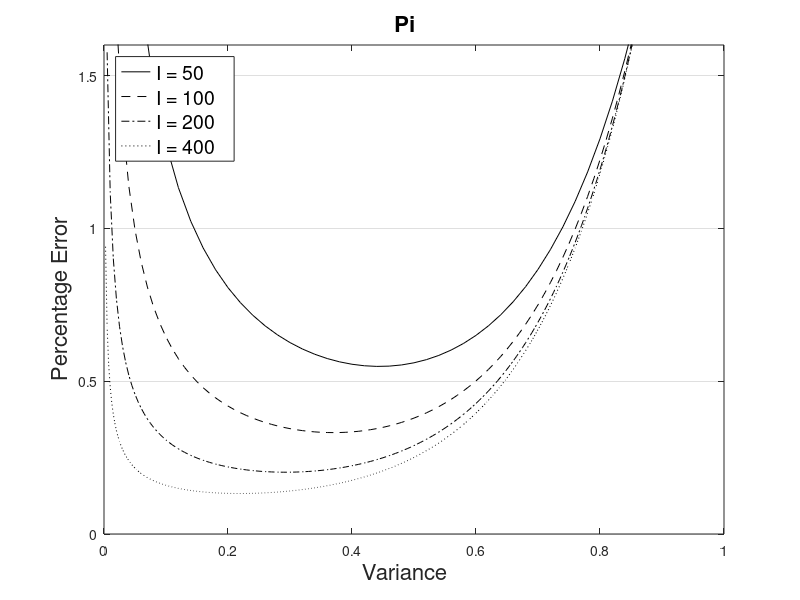
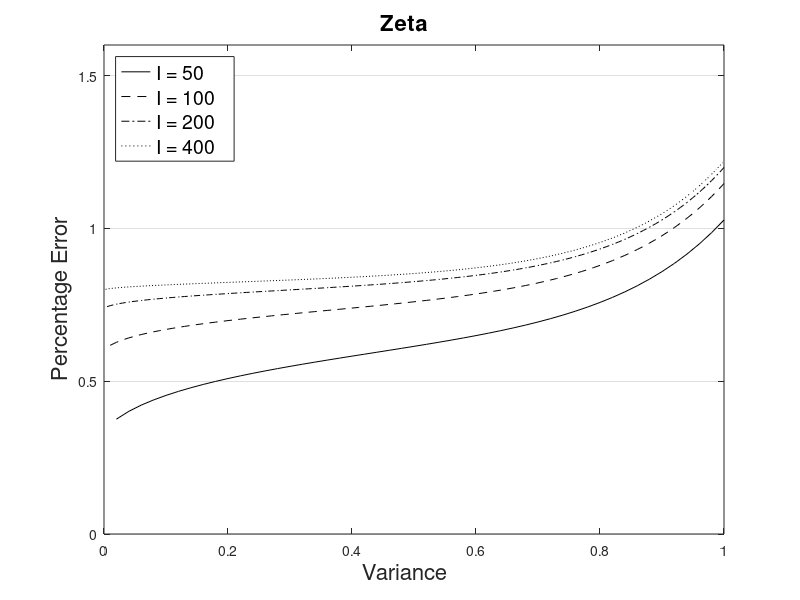
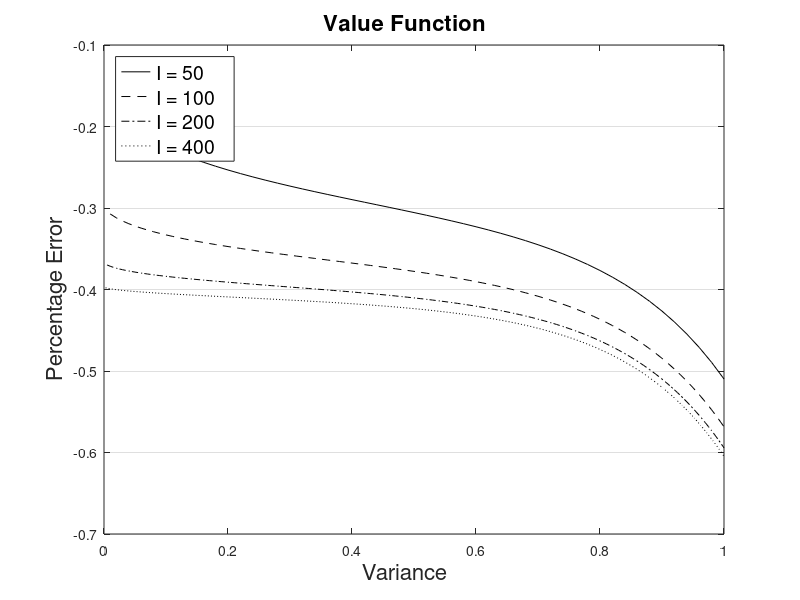

Here is the MATLAB script that generated these plots, in order:
clc
clear



beta = 0.02;
r    = 0.05;
g    = 0.5;
lambda = 0.3;
kappa = 3;
thelr = 0.3^2;
eta   = 1;


 T    = 1;
 N    = T*10;

dt   = T/N;
epsilon = 0.0001;
K = 1.5;
maxrun = 30; %30;


%%

khat = kappa-((g-1)/g)*eta*lambda;
qcond = khat^2 + ((g-1)/g^2)*lambda^2*eta^2;
if qcond < 0
   disp('Quadratic constraint not satisfied')
   return
end
nu   = sqrt(qcond);

% A1 function
A1FACT = (lambda^2/g);
A1 = @(tau) A1FACT*(exp(nu*tau)-1)./((khat+nu)*(exp(nu*tau)-1)+2*nu);

% A0 function
A0FACT = kappa*thelr*g/((g-1)*eta^2);
A0 = @(tau) r*tau - A0FACT*((nu+khat)*tau + 2*log(abs( 2*nu./((khat+nu)*(exp(nu*tau)-1)+2*nu) )));

% gtilde function
gtilde = @(v,t,s) exp(-beta*(s-t)/g-((g-1)/g)*( A0(s-t)+v.*A1(s-t) )); 

% zeta function
zeta = @(v,t) ( integral( @(s) exp(-beta*(s-t)/g-((g-1)/g)*( A0(s-t)+v*A1(s-t) )),t,T ) + ...
                 gtilde(v,t,T))^(-1);
             
%pi function
pifun = @(v,t) lambda/g + ((g-1)/g)*eta*zeta(v,t)...
    *( integral( @(s) A1(s-t).*exp(-beta*(s-t)/g-((g-1)/g)*( A0(s-t)+v*A1(s-t) )),t,T ) + ...
                 A1(T-t).*gtilde(v,t,T));
             



             


% figure()
% tau = 0:0.01:1;
% subplot(2,1,1)
% plot(tau,A1(tau),'k')
% subplot(2,1,2)
% plot(tau,A0(tau),'k')
% subplot(3,1,3)
% plot(t,gtilde(sqrt(0.3),t))

%%

Isize = [50;100;200;400];

%Isize = [50;400];

%Isize = 100;


for q = 1:1:length(Isize)

    I    = Isize(q);

    xmax = 1;
    h    = xmax/I;
   
    % Q function
    Qvol = @(x) h^2*(beta -(1-g)*(r+K*lambda*x-K) + 0.5*(1-g)*g*K^2*x + (1/dt) + ...
                (1/h)*abs(kappa*(thelr-x)-K*eta*x*(1-g)) + (1/h^2)*eta^2*x );
    
    Qvol2 = @(x,p,c) h^2*(beta -(1-g)*(r+p*lambda*x-c) + 0.5*(1-g)*g*p^2*x + (1/dt) + ...
                (1/h)*abs(kappa*(thelr-x)-p*eta*x*(1-g)) + (1/h^2)*eta^2*x );        
   

    con       = zeros(I+1,N+1);
    theta     = zeros(I+1,N+1);
    V         = zeros(I+1,N+1);
    contrue   = zeros(I+1,N+1);
    thetatrue = zeros(I+1,N+1);
    Vtrue     = zeros(I+1,N+1);
    iteration = zeros(N,1);
    betatilde = zeros(N,1);

    M         = zeros(I+1,I+1);
    d         = zeros(I+1,1);
    a         = zeros(I+1,1);

    for n = 1:1:N+1
        for i = 1:1:I+1
            
            t = (n-1)*dt;
            v = (i-1)*h;

             contrue(i,n) = zeta(v,t);
             thetatrue(i,n) = pifun(v,t);
             Vtrue(i,n) = (1/contrue(i,n))^g;

        end
    end

    %Terminal
    for i = 1:1:I+1
       V(i,N+1) = 1; 
    end
    for i = 2:1:I+1
       con(i,N+1) = (V(i,N+1))^(-1/g);
       theta(i,N+1) = lambda/g - (eta/g)*(1/V(i,N+1))*(V(i,N+1)-V(i-1,N+1))/h;
    end
    % extrapolate the end controls
    con(1,N+1) = (V(1,N+1))^(-1/g);
    theta(1,N+1) = theta(2,N+1);
    P = zeros(I+1,1);
    
    
    %%%%%%%%%%%%%%%%%%%%%%%%%%%%%%%%%%%%%%%%%%%%%%%%%%%%%%%%%%%%%%%%%%%%%%%
    % Do iterations backwards in time
    
    
    
    for n=N:-1:1

        con(:,n) = con(:,n+1); %con(:,n+1);
        theta(:,n) = theta(:,n+1); %theta(:,n+1);


        dist = 1;
        k = 0;
        while dist > epsilon && (k<maxrun)
            if k == maxrun-1
               dist 
            end

            k = k+1;

            for i = 1:1:I+1
                
                v = (i-1)*h;
                pi = theta(i,n);
                xi = con(i,n);
                
                betatilde(i) = beta - (1-g)*(r+pi*lambda*v - xi) + 0.5*(1-g)*g*pi^2*v;
                
                % Calculate M(i,i-1)
                if i>1
                   M(i,i-1) = h*(kappa*v + pi*eta*v*(1-g)) + 0.5*eta^2*v;
                   Mim = M(i,i-1);
                else
                   Mim = 0;
                end
                
                % Calculate M(i,i+1)
                if i < I+1
                   M(i,i+1) = h*kappa*thelr + 0.5*eta^2*v;
                   Mip = M(i,i+1);
                else
                   Mip = 0; 
                end
                
                M(i,i) = (1-exp(betatilde(i)*h^2/Qvol2(v,pi,xi)))*Qvol2(v,pi,xi) -  Mim -  Mip - h^2/dt;
               

               d(i,1) = -exp(betatilde(i)*h^2/Qvol2(v,pi,xi))*h^2*xi^(1-g);
               a(i,1) = -h^2/dt;
            
            end

            %dist = epsilon/2;

            if k > 1
                Vc = V(:,n);
            end



            V(:,n) = M\(a.*V(:,n+1)+d);

            %V(:,n) = TDMAsolver([0;diag(M,-1)],diag(M),[diag(M,1);0],a.*V(:,n+1)+d);

            if k > 1
                dist = max(abs(V(:,n)-Vc(:)));
            end

            %%%%%Update controls***************************************************

            for i = 2:1:I+1
               control1 = lambda/g - (eta/g)*(1/V(i,n))*(V(i,n)-V(i-1,n))/(h);
               theta(i,n) = min(max(control1,0),K);
            end
            theta(1,n) = theta(2,n);
            theta(I+1,n) = theta(I+1,n);
            
            for i = 1:1:I+1
               control2 = (V(i,n))^(-1/g);
               con(i,n) = min(max(control2,0),K);
            end





        end
        iteration(N+1-n,1) = k; 

    end

    
    thetaerror = 100.*(theta-thetatrue)./thetatrue;
     thetaerror(isnan(thetaerror)) = 0 ;

     conerror = 100.*(con-contrue)./contrue;
     conerror(isnan(conerror)) = 0 ;


     Verror = 100.*(V-Vtrue)./Vtrue;
     Verror(isnan(Verror)) = 0 ;
     
     
     
     
     

     wealth = h:h:xmax;

   
     
    if q == 1
        figure(1)
        plot(wealth,thetaerror(2:end,1),'k')
        hold on
    elseif q == 2
        figure(1)
        plot(wealth,thetaerror(2:end,1),'--k')
        hold on
    elseif q == 3
        figure(1)
        plot(wealth,thetaerror(2:end,1),'-.k')
        hold on
    else
        figure(1)
        plot(wealth,thetaerror(2:end,1),':k')
        h1=legend({'I = 50  ','I = 100  ','I = 200  ','I = 400  '},'location','northwest');
        set(gca, 'YGrid', 'on', 'XGrid', 'off')
        set(h1,'FontSize',14)
    end
    title('Pi   ','FontSize',16)
    xlabel('Variance   ','FontSize',16)
    ylabel('Percentage Error   ','FontSize',16)
    xlim([0,xmax])
    ylim([0,1.6]) 


    if q == 1
         figure(2)
        plot(wealth,conerror(2:end,1),'k')
        hold on
    elseif q ==2
        figure(2)
        plot(wealth,conerror(2:end,1),'--k')
        hold on
    elseif q == 3
        figure(2)
        plot(wealth,conerror(2:end,1),'-.k')
        hold on
    else
        figure(2)
        plot(wealth,conerror(2:end,1),':k')
        h2=legend({'I = 50  ','I = 100  ','I = 200  ','I = 400  '},'location','northwest');
        set(gca, 'YGrid', 'on', 'XGrid', 'off')
        set(h2,'FontSize',14)
    end
    title('Zeta   ','FontSize',16)
    xlabel('Variance   ','FontSize',16)
    ylabel('Percentage Error   ','FontSize',16)
    xlim([0,xmax])
    ylim([0,1.6])


    
    if q == 1
         figure(3)
        plot(wealth,Verror(2:end,1),'k')
        hold on
    elseif q ==2
        figure(3)
        plot(wealth,Verror(2:end,1),'--k')
        hold on
    elseif q == 3
        figure(3)
        plot(wealth,Verror(2:end,1),'-.k')
        hold on
    else
        figure(3)
        plot(wealth,Verror(2:end,1),':k')
        h2=legend({'I = 50  ','I = 100  ','I = 200  ','I = 400  '},'location','northwest');
        set(gca, 'YGrid', 'on', 'XGrid', 'off')
        set(h2,'FontSize',14)
    end
    title('Value Function   ','FontSize',16)
    xlabel('Variance   ','FontSize',16)
    ylabel('Percentage Error   ','FontSize',16)
    xlim([0,xmax])
    
    

     hold on
    
    
    
end



% figure()
% subplot(2,1,1)
% surf(contrue)
% subplot(2,1,2)
% surf(thetatrue)

% figure()
% Verror = 100.*(V-Vtrue)./Vtrue;
% plot(Verror(:,1))
% 
% 
% figure()
% plot(theta(:,1))
% hold on
% plot(thetatrue(:,1))
% 
% 
% figure()
% plot(con(:,1))
% hold on
% plot(contrue(:,1))
% 
% 
% figure()
% plot(V(:,1))
% hold on
% plot(Vtrue(:,1))




